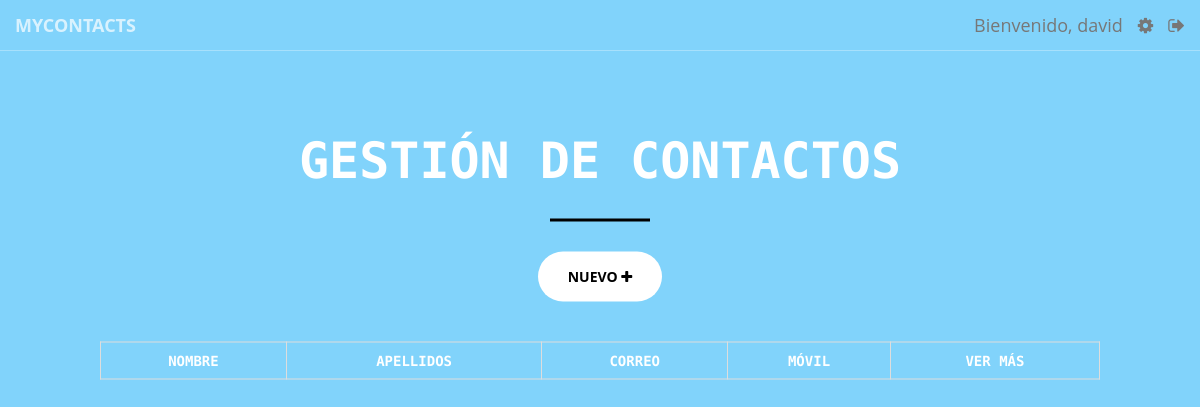
The app's page /includes/usuario.php (signed in), older data.
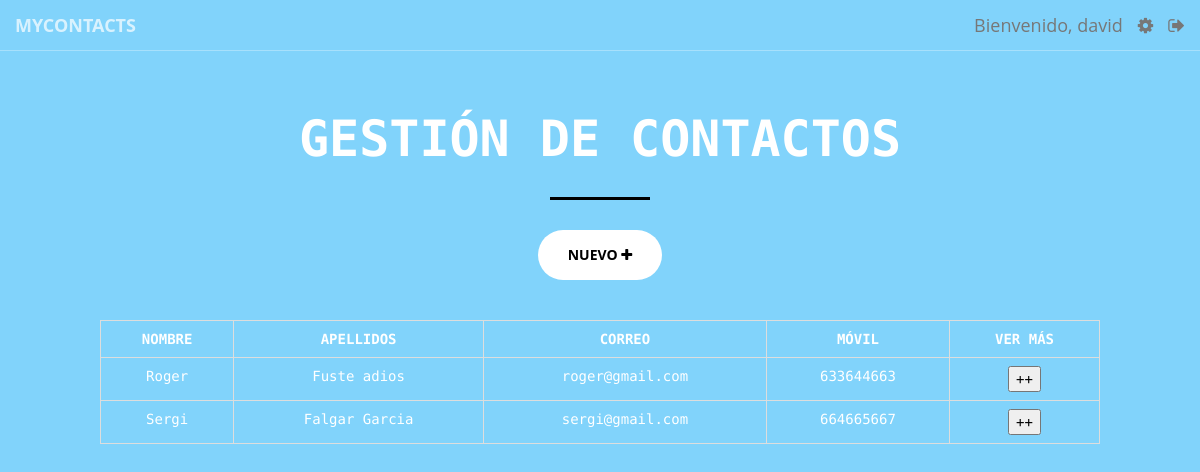
The same page, newer data.
### tables this page shows
CREATE TABLE `tbl_contacto` (
  `con_id` int(11) NOT NULL,
  `usu_id` int(11) NOT NULL,
  `con_nombre` varchar(50) NOT NULL,
  `con_apellido1` varchar(50) NOT NULL,
  `con_apellido2` varchar(50) NOT NULL,
  `con_correo` varchar(50) NOT NULL,
  `con_tMovil` int(11) NOT NULL,
  `con_tFijo` int(11) NOT NULL,
  `con_tEmpresa` int(11) NOT NULL
);

### includes/usu_id.php (called while the page is built)
<?php
                  $usu_nombre = $_SESSION['usu_nombre'];
                  $sql1 = "SELECT * FROM tbl_usuario WHERE usu_nombre = '$usu_nombre'";
                  $resultadoUsuario=mysqli_query($conexion, $sql1);
                  if (mysqli_num_rows($resultadoUsuario) != 0){
                          while ($usuario = mysqli_fetch_array($resultadoUsuario)) {
                          $id_usuario=$usuario['usu_id'];
                      	}
                  }
?>

### views/usuario.view.php (the view, shortened to what this page needs)
<?php
include "../includes/conexion_bd.php";
?>
<!DOCTYPE html>
<html lang="en">
<head>
    <link href="../vendor/bootstrap/css/bootstrap.css" rel="stylesheet">
    <link href="../vendor/font-awesome/css/font-awesome.min.css" rel="stylesheet" type="text/css">
    <link href="../css/style-user.css" rel="stylesheet">
</head>
<body id="page-top">
            <nav id="mainNav" class="navbar navbar-default navbar-fixed-top">
                <div class="container-fluid">
                    <div class="navbar-header">
                        <a class="navbar-brand page-scroll" href="#page-top">MyContacts</a>
                    </div>
                        <a class="page-scroll navbar-brand navbar-right" href="../includes/cerrarsesion.proc.php"><i class="fa fa-sign-out" aria-hidden="true"></i></a>
                        <a class="page-scroll navbar-brand navbar-right" href="../includes/modificarusuario.php?usu_nombre=<?php echo $_SESSION['usu_nombre']; ?>"><i class="fa fa-cog" aria-hidden="true"></i></a>
                        <a class="page-scroll navbar-brand navbar-right" href="">Bienvenido, <?php echo $_SESSION['usu_nombre']; ?></a>
                    </div>
            </nav>
            <header>
                <div class="header-content">
                    <div class="header-content-inner">
                        <h1 id="homeHeading">Gestión de contactos</h1>
                        <hr>
                        <a href="../includes/nuevocontacto.php" class="btn btn-primary btn-xl page-scroll">Nuevo <i class="fa fa-plus" aria-hidden="true"></i></a><br/><br/><br/>
                <?php
                    include "../includes/usu_id.php";
                    $resultado=mysqli_query($conexion, "SELECT * FROM tbl_contacto WHERE usu_id=$id_usuario");
                        echo "<table class='table table-bordered'>";
                                echo "<tr>
                                    <th class='text-center'>NOMBRE</th>
                                    <th class='text-center'>APELLIDOS</th>
                                    <th class='text-center'>CORREO</th>
                                    <th class='text-center'>MÓVIL</th>
                                    <th class='text-center'>VER MÁS</th>
                                    </tr>";
                            if (mysqli_num_rows($resultado) != 0){
                            while ($nombres = mysqli_fetch_array($resultado)) {
                            $nombre = $nombres['con_nombre'];
                            $apellido1 = $nombres['con_apellido1'];
                            $apellido2 = $nombres['con_apellido2'];
                            $correo = $nombres['con_correo'];
                            $movil = $nombres['con_tMovil'];
                            $id = $nombres['con_id'];
                                    echo "<tr>
                                    <td> $nombre </td>
                                    <td> $apellido1 $apellido2 </td>
                                    <td> $correo </td>
                                    <td> $movil </td>
                                    <form id='form-id' method='POST' action='datoscontacto.php'>
                                    <input type='hidden' id='con_id' name='con_id' value='$id'>
                                    ";
                                    echo "
                                    <td>
                                    <input type='submit' value='++'>
                                    </form>
                                     </td>
                                    </tr>";
                                }
                                }
                        echo "</table>"
                ?>
                    </div>
                </div>
            </header>
</body>
</html>

### includes/usuario.php (shortened to what this page needs)
<?php
if (isset($_SESSION['usu_nombre'])) {
    require '../views/usuario.view.php';
} else {
    header('Location: login.php');
}
 ?>

### css/style-user.css (style rules this page uses)
html, body { height: 100%; width: 100%; }
body { font-family: 'Overpass Mono', 'Helvetica Neue', Arial, monospace; }
hr { border-color: #000; border-width: 3px; max-width: 10%; }
a { -webkit-transition: all 0.35s; -moz-transition: all 0.35s; transition: all 0.35s; color: white; }
h1, h2, h3, h4, h5, h6 { font-family: 'Overpass Mono', 'Helvetica Neue', Arial, monospace; }
.navbar-default { background-color: white; border-color: rgba(34, 34, 34, 0.05); font-family: 'Open Sans', 'Helvetica Neue', Arial, sans-serif; -webkit-transition: all 0.35s; -moz-transition: all 0.35s; transition: all 0.35s; }
.navbar-default .navbar-header .navbar-brand { color: #F05F40; font-family: 'Open Sans', 'Helvetica Neue', Arial, sans-serif; font-weight: 700; text-transform: uppercase; }
@media (min-width: 768px) { .navbar-default { background-color: transparent; border-color: rgba(255, 255, 255, 0.3); } }
@media (min-width: 768px) { .navbar-default .navbar-header .navbar-brand { color: rgba(255, 255, 255, 0.7); } }
header { position: relative; width: 100%; height: 100%; min-height: auto; -webkit-background-size: cover; -moz-background-size: cover; background-size: cover; -o-background-size: cover; background-position: center; text-align: center; background-color: rgba(76, 192, 250, 0.7); color: white; }
header .header-content { position: relative; text-align: center; padding: 100px 15px 100px; width: 100%; }
header .header-content .header-content-inner h1 { font-weight: 700; text-transform: uppercase; margin-top: 0; margin-bottom: 0; font-size: 30px; }
header .header-content .header-content-inner hr { margin: 30px auto; }
@media (min-width: 768px) { header { min-height: 100%; } }
@media (min-width: 768px) { header .header-content { position: absolute; top: 25%; -webkit-transform: translateY(-25%); -ms-transform: translateY(-25%); transform: translateY(-25%); padding: 0 50px; } }
@media (min-width: 768px) { header .header-content .header-content-inner { max-width: 1000px; margin-left: auto; margin-right: auto; } }
@media (min-width: 768px) { header .header-content .header-content-inner h1 { font-size: 50px; } }
.btn-primary { color: black; background-color: #fff; border-color: #fff; -webkit-transition: all 0.35s; -moz-transition: all 0.35s; transition: all 0.35s; }
.btn { font-family: 'Open Sans', 'Helvetica Neue', Arial, sans-serif; border: none; border-radius: 300px; font-weight: 700; text-transform: uppercase; }
.btn-xl { padding: 15px 30px; }
body { webkit-tap-highlight-color: #222222; }

Row changes from the older to the newer data that the page shows:
added tbl_contacto: con_nombre "Roger", con_apellido1 "Fuste", con_apellido2 "adios", con_correo "roger@gmail.com", con_tMovil "633644663"
added tbl_contacto: con_nombre "Sergi", con_apellido1 "Falgar", con_apellido2 "Garcia", con_correo "sergi@gmail.com", con_tMovil "664665667"
